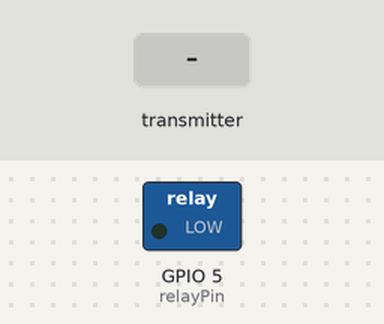
The sketch below on a simulated ESP32. Parts: switched loads named in the sketch (green lamp = pin HIGH). The inputs (shaded band) are chosen by the test bench. WiFi joins after 1.5 s; servers stay silent unless stated; uploads are accepted with an empty reply; what the sketch prints to the serial monitor is not drawn.

Above: at 2.7 s.
2.8 s: the transmitter starts sending msg = 0
At 4.1 s:
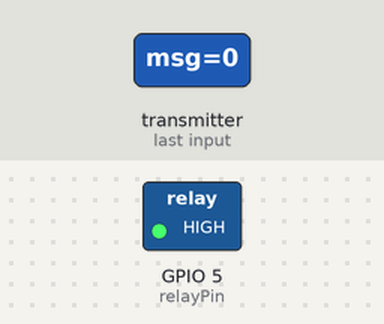
Timing chart, 0 to 10.0 s (numbered marks = the images above; inputs shaded):
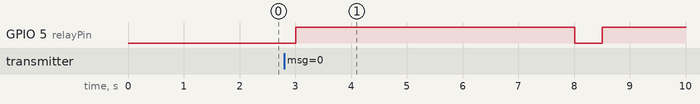

Measured:
- after the input at 2.8 s, GPIO 5 (relayPin): LOW → HIGH after 0.21 s, → LOW 5.0 s later, → HIGH 0.50 s later

The sketch:

finalReceiver.ino.ino
```cpp
#include <WiFi.h>

#include <esp_now.h>

#include <HTTPClient.h>

#include <esp_wifi.h> // Include esp_wifi.h for Wi-Fi functions


// Wi-Fi credentials

const char* ssid = "*******";          // Replace with your Wi-Fi SSID

const char* password = "**************"; // Replace with your Wi-Fi password


// Wi-Fi channel (must match the sender)

#define WIFI_CHANNEL 6  // Replace with the correct channel of the sender


// Server URL

const char* serverURL = "http://********/api/validate-uid"; // Replace with your server's URL or IP


// Structure to hold the received data

typedef struct struct_message {

  char msg[32]; // Buffer to store the UID (formatted as D3:EC:62:1A)

} struct_message;


struct_message receivedData;  // Instance to hold the received data

String uidToSend = "";        // Store UID for HTTP sending

bool hasNewUID = false;       // Flag to indicate a new UID

// Relay pin
const int relayPin = 5; // Change to the GPIO pin connected to the relay


void setup() {

  Serial.begin(115200);


  // Print the ESP32's MAC address

  String macAddress = WiFi.macAddress();

  Serial.println("ESP32 MAC Address: " + macAddress);


  // Configure Wi-Fi

  WiFi.mode(WIFI_STA);         // Set ESP32 as a station (client)

  WiFi.disconnect();           // Disconnect from any previous connections

  esp_wifi_set_promiscuous(true);

  esp_wifi_set_channel(WIFI_CHANNEL, WIFI_SECOND_CHAN_NONE); // Set the same channel as the sender

  esp_wifi_set_promiscuous(false);


  // Connect to Wi-Fi

  WiFi.begin(ssid, password);

  Serial.print("Connecting to Wi-Fi");

  while (WiFi.status() != WL_CONNECTED) {

    delay(500);

    Serial.print(".");

  }

  Serial.println("\nWi-Fi connected");


  // Initialize ESP-NOW

  if (esp_now_init() != ESP_OK) {

    Serial.println("Error initializing ESP-NOW");

    return;

  }

  Serial.print("ESP32 IP Address: ");

  Serial.println(WiFi.localIP());

  // Register the receive callback function

  esp_now_register_recv_cb(onDataReceived);

  Serial.println("ESP-NOW initialized and callback registered");

  // Initialize relay pin
  pinMode(relayPin, OUTPUT);
  digitalWrite(relayPin, LOW); // Ensure relay is off initially
}


void loop() {

  // Ensure Wi-Fi is connected before sending data

  if (WiFi.status() != WL_CONNECTED) {

    Serial.println("Wi-Fi disconnected. Reconnecting...");

    WiFi.begin(ssid, password);

    while (WiFi.status() != WL_CONNECTED) {

      delay(500);

      Serial.print(".");

    }

    Serial.println("\nWi-Fi reconnected");

  }


  // Process HTTP request if there's a new UID

  if (hasNewUID) {

    sendToServer(uidToSend);

    hasNewUID = false; // Reset flag after processing

  }

}


// Callback function to handle incoming data

void onDataReceived(const uint8_t* mac, const uint8_t* incomingData, int len) {

  Serial.println("Callback triggered for incoming data");


  if (len == sizeof(struct_message)) {

    memcpy(&receivedData, incomingData, sizeof(struct_message));


    // Format UID with colons

    uidToSend = String(receivedData.msg);


    Serial.print("Received UID: ");

    Serial.println(uidToSend);


    // Set flag to indicate a new UID

    hasNewUID = true;

  } else {

    Serial.println("Invalid data length received");

  }

}


// Function to send the UID to the server

void sendToServer(String uid) {

  if (WiFi.status() == WL_CONNECTED) {

    HTTPClient http;

    http.begin(serverURL);  // Specify the server URL

    http.addHeader("Content-Type", "application/json"); // Set content type to JSON


    // Set timeout to 10 seconds

    http.setTimeout(20000);  // Timeout of 10 seconds


    // Create JSON payload

    String payload = "{\"uid\": \"" + uid + "\"}";


    // Send POST request

    int httpResponseCode = http.POST(payload);


    if (httpResponseCode > 0) {

      Serial.print("HTTP Response code: ");

      Serial.println(httpResponseCode);


      // Handle server response

      String response = http.getString();

      Serial.println("Server Response: " + response);


      if (httpResponseCode == 200) {

        Serial.println("Access Granted: UID is valid");

        grantAccess();

      } else if (httpResponseCode == 404) {

        Serial.println("Access Denied: UID not found");

        denyAccess();

      } else {

        Serial.println("Error: Invalid response from server");

      }

    } else {

      Serial.print("Error in sending POST: ");

      Serial.println(http.errorToString(httpResponseCode).c_str());

    }


    http.end(); // Close connection

  } else {

    Serial.println("Wi-Fi not connected. Cannot send data to server.");

  }

}


// Function to grant access

void grantAccess() {

  Serial.println("Activating green LED for access granted");

  // Activate relay to unlock door
  digitalWrite(relayPin, HIGH); // Turn relay on (unlock)
  delay(5000);                 // Keep it unlocked for 5 seconds
  digitalWrite(relayPin, LOW);  // Turn relay off (lock)
}


// Function to deny access

void denyAccess() {

  Serial.println("Activating red LED for access denied");

  // Add hardware control logic here (e.g., turning on a red LED)
}
```
